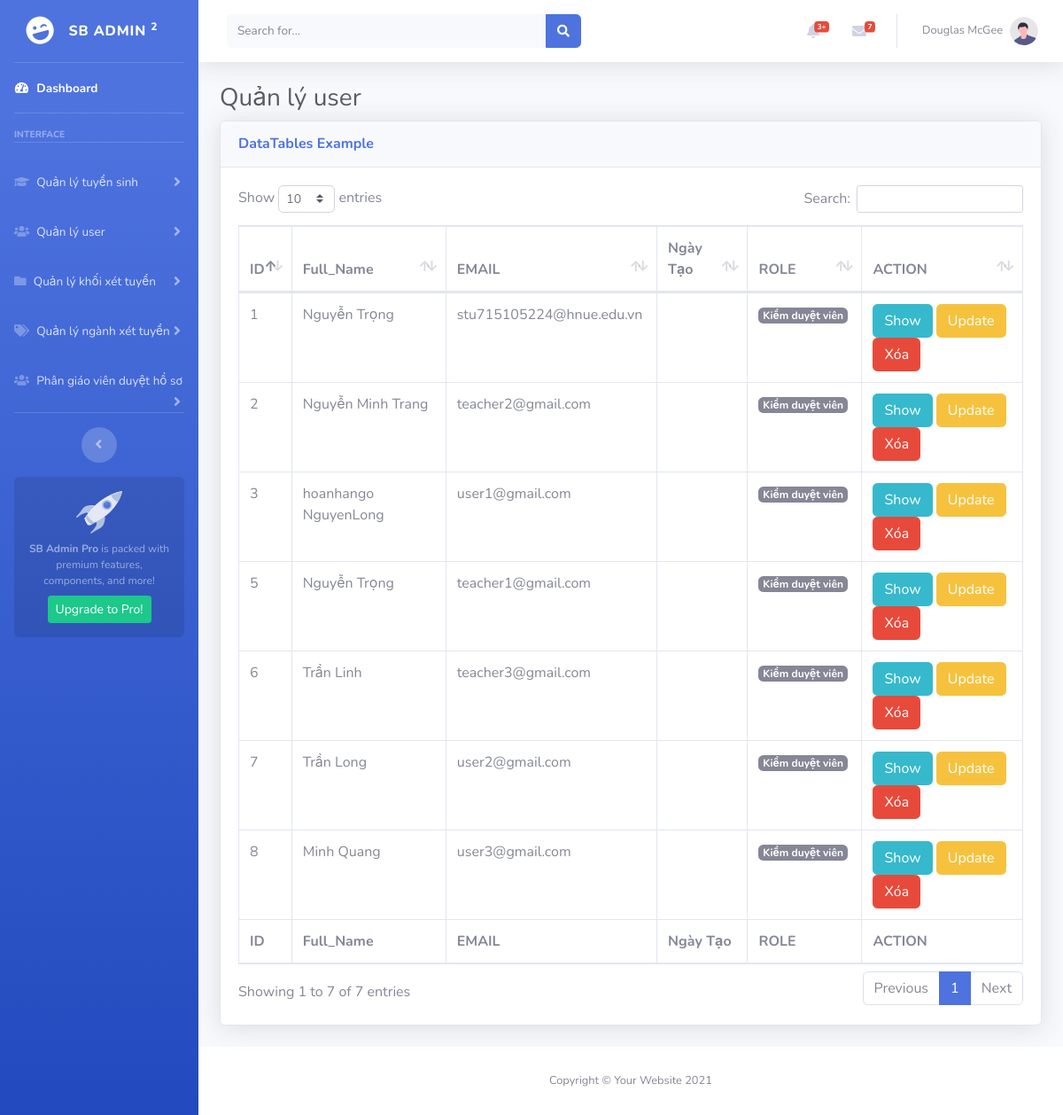
Page /admin/index.php?act=users (signed in) on the committed database.
### tables this page shows
CREATE TABLE `users` (
  `id` int(11) NOT NULL,
  `full_name` varchar(250) NOT NULL,
  `email` varchar(100) NOT NULL,
  `password` varchar(255) NOT NULL,
  `hashpassword` varchar(250) NOT NULL,
  `role` enum('student','teacher','admin') NOT NULL,
  `img_user` varchar(500) NOT NULL,
  `created_at` timestamp NOT NULL DEFAULT current_timestamp()
);

### admin/controller/UserController.php (called while the page is built, shortened)
<?php
function getListAll($conn)
{
    $listUser = getListTable($conn, "users");
    require_once PATH_VIEW_ADMIN . 'user-manager.php';
}

### Commons/crud-db.php (called while the page is built, shortened)
<?php
if (!function_exists("getListTable")) {
    function getListTable( $conn,$tableName) {
        try {
            $sql = "SELECT * FROM $tableName";
            $stmt = $conn->prepare($sql);
            $stmt->execute();
            $result = $stmt->get_result();
            if ($result->num_rows > 0) {
                $data = [];
                while ($row = $result->fetch_assoc()) {
                    $data[] = $row;
                }
                return $data;
            } else {
                return [];
            }
        } catch (Exception $e) {
            throw $e;
        }
    }
}

### admin/view/user-manager.php (the view, shortened to what this page needs)
<!DOCTYPE html>
<html lang="en">
  <head>
    <link
      href="view/vendor/fontawesome-free/css/all.min.css"
      rel="stylesheet"
      type="text/css"
    />
    <link href="view/css/sb-admin-2.min.css" rel="stylesheet" />
    <link
      href="view/vendor/datatables/dataTables.bootstrap4.min.css"
      rel="stylesheet"
    />
  </head>
  <body id="page-top">
    <div id="wrapper">
      <?php require_once PATH_VIEW_ADMIN. "sidebar.php"?>
      <div id="content-wrapper" class="d-flex flex-column">
        <div id="content">
          <?php require_once PATH_VIEW_ADMIN. "header.php"?>
          <div class="container-fluid">
            <h1 class="h3 mb-2 text-gray-800">Quản lý user</h1>
            <div class="card shadow mb-4">
              <div class="card-header py-3">
                <h6 class="m-0 font-weight-bold text-primary">
                  DataTables Example
                </h6>
              </div>
              <div class="card-body">
                <div class="table-responsive">
                  <table
                    class="table table-bordered"
                    id="dataTable"
                    width="100%"
                    cellspacing="0"
                  >
                    <thead>
                      <tr>
                        <th>ID</th>
                        <th>Full_Name</th>
                        <th>EMAIL</th>
                        <th>Ngày Tạo</th>
                        <th>ROLE</th>
                        <th>ACTION</th>
                      </tr>
                    </thead>
                    <tfoot>
                      <tr>
                        <th>ID</th>
                        <th>Full_Name</th>
                        <th>EMAIL</th>
                        <th>Ngày Tạo</th>
                        <th>ROLE</th>
                        <th>ACTION</th>
                      </tr>
                    </tfoot>
                    <tbody>
                    <?php foreach($listUser as $user): ?>
    <tr>
        <td><?= $user["id"] ?></td>
        <td><?= $user["full_name"] ?></td>
        <td><?= $user["email"] ?></td>
        <td><?= $user["create_at"] ?></td>
        <td>
            <?php
            if ($user["role"] == 1) {
                echo '<span class="badge badge-success">ADMIN</span>';
            } elseif ($user["role"] == 0) {
                echo '<span class="badge badge-warning">Member</span>';
            } elseif ($user["role"] == 3) {
              echo '<span class="badge badge-primary">Người viết bài</span>';
            }
             else {
                echo '<span class="badge badge-secondary">Kiểm duyệt viên</span>';
            }
            ?>
        </td>
        <td>
            <a href="index.php?act=user-detail&id=<?= $user["id"] ?>" class="btn btn-info">Show</a>
            <a href="index.php?act=user-update&id=<?= $user["id"] ?>" class="btn btn-warning">Update</a>
            <a href="index.php?act=user-delete&id=<?= $user["id"] ?>" class="btn btn-danger" onclick="return confirm('Bạn có chắc muốn xóa?')">Xóa</a>
        </td>
    </tr>
<?php endforeach; ?>
                    </tbody>
                  </table>
                </div>
              </div>
            </div>
          </div>
        </div>
        <?php require_once PATH_VIEW_ADMIN. "footer.php"?>
      </div>
    </div>
  </body>
</html>

### rows in the picture
users: id "1", full_name "Nguyễn Trọng", email "stu715105224@hnue.edu.vn", role "Kiểm duyệt viên"
users: id "2", full_name "Nguyễn Minh Trang", email "teacher2@gmail.com", role "Kiểm duyệt viên"
users: id "3", full_name "hoanhango NguyenLong", email "user1@gmail.com", role "Kiểm duyệt viên"
users: id "5", full_name "Nguyễn Trọng", email "teacher1@gmail.com", role "Kiểm duyệt viên"
users: id "6", full_name "Trần Linh", email "teacher3@gmail.com", role "Kiểm duyệt viên"
users: id "7", full_name "Trần Long", email "user2@gmail.com", role "Kiểm duyệt viên"
users: id "8", full_name "Minh Quang", email "user3@gmail.com", role "Kiểm duyệt viên"
